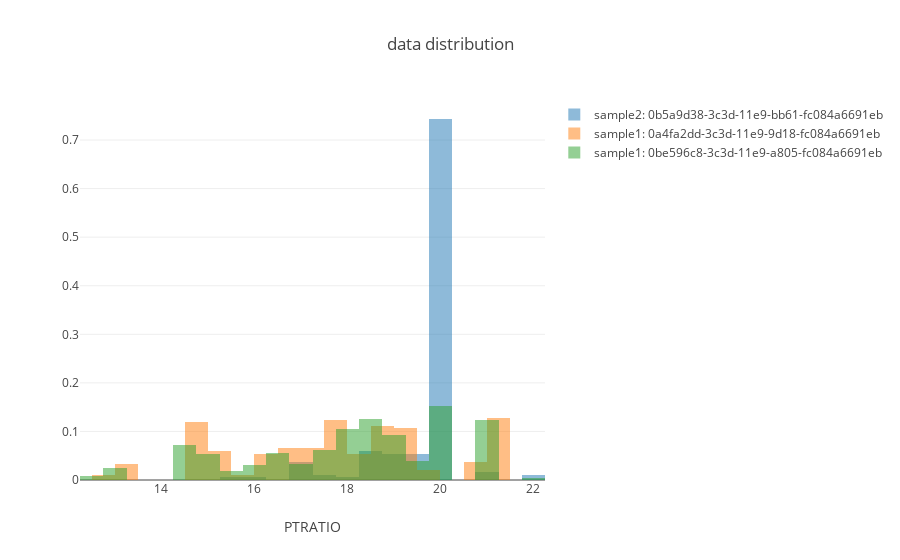

Write notebook code for a chart like this one.
### Markdown cell above
### Plot data

### Code cell
plot.histogram_data(ml_repo, {ml_repo.tree.test_data.sample2() :['last'], ml_repo.tree.training_data.sample1(): ['first','last']}, x_coordinate = 'PTRATIO') #, y_coordinate='MEDV')

### Figure 1 — Plotly figure (JSON) as saved in the notebook; plotly's stock layout.template omitted (floating-point values rounded to 4 significant figures; data arrays with more than 128 entries replaced by an {"elided": "..."} marker saying what was removed)
{"data": [{"histnorm": "probability", "name": "sample2: 0b5a9d38-3c3d-11e9-bb61-fc084a6691eb", "opacity": 0.5, "text": "", "type": "histogram", "x": {"elided": "187 float values"}}, {"histnorm": "probability", "name": "sample1: 0a4fa2dd-3c3d-11e9-9d18-fc084a6691eb", "opacity": 0.5, "text": "", "type": "histogram", "x": {"elided": "299 float values"}}, {"histnorm": "probability", "name": "sample1: 0be596c8-3c3d-11e9-a805-fc084a6691eb", "opacity": 0.5, "text": "", "type": "histogram", "x": {"elided": "399 float values"}}], "layout": {"barmode": "overlay", "title": "data distribution", "xaxis": {"title": "PTRATIO"}}}
